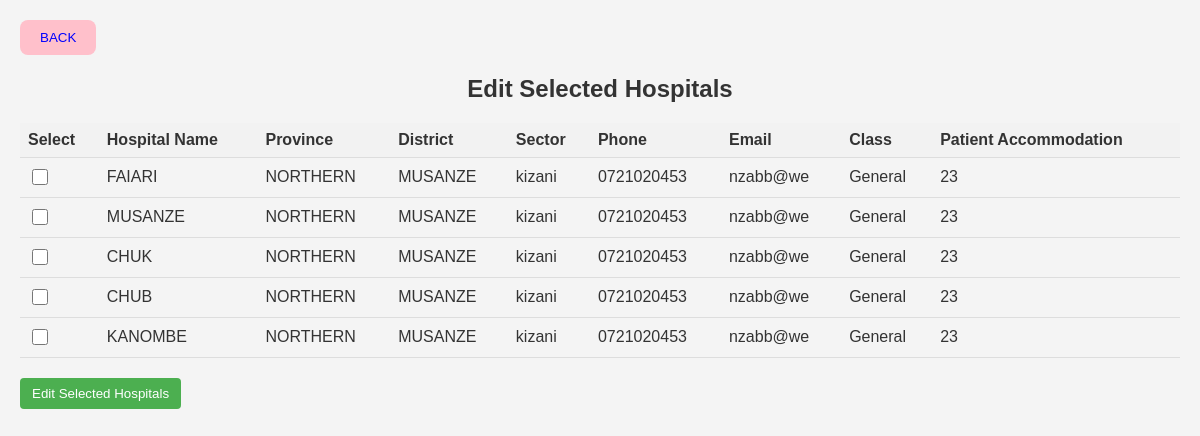
/healthyproject/selecthospitalstobedited.php, run on the app's committed database.
### tables this page shows
CREATE TABLE `hospital` (
  `id` int(11) NOT NULL,
  `name` varchar(255) NOT NULL,
  `province` varchar(255) NOT NULL,
  `district` varchar(255) NOT NULL,
  `sector` varchar(255) NOT NULL,
  `phone` varchar(255) NOT NULL,
  `email` varchar(255) NOT NULL,
  `class` varchar(255) NOT NULL,
  `patientacc` varchar(255) NOT NULL
);

### healthyproject/selecthospitalstobedited.php (the view, shortened to what this page needs)
<?php
$servername = "localhost";
$username = "root";
$password = "";
$dbname = "health";
$conn = new mysqli($servername, $username, $password, $dbname);
$sql = "SELECT * FROM hospital";
$result = $conn->query($sql);
?>
<!DOCTYPE html>
<html>
<head>
</head>
<body>
<a href="editdoctors.php">
<button class="custom-button">BACK </button>
        </a>
    <h2>Edit Selected Hospitals</h2>
    <form action="editandsavehospitals.php" method="post">
        <table>
            <tr>
                <th>Select</th>
                <th>Hospital Name</th>
                <th>Province</th>
                <th>District</th>
                <th>Sector</th>
                <th>Phone</th>
                <th>Email</th>
                <th>Class</th>
                <th>Patient Accommodation</th>
            </tr>
            <?php
            if ($result->num_rows > 0) {
                while ($row = $result->fetch_assoc()) {
                    echo "<tr>
                            <td>
                                <input type='checkbox' name='edit[]' value='" . $row['id'] . "'>
                            </td>
                            <td>" . $row['name'] . "</td>
                            <td>" . $row['province'] . "</td>
                            <td>" . $row['district'] . "</td>
                            <td>" . $row['sector'] . "</td>
                            <td>" . $row['phone'] . "</td>
                            <td>" . $row['email'] . "</td>
                            <td>" . $row['class'] . "</td>
                            <td>" . $row['patientacc'] . "</td>
                        </tr>";
                }
            } else {
                echo "<tr><td colspan='9'>No hospitals found</td></tr>";
            }
            ?>
        </table>
        <input type="submit" value="Edit Selected Hospitals">
    </form>
</body>
</html>

### healthyproject/selecthospitalstobedited.php (style rules this page uses)
body { font-family: Arial, sans-serif; background-color: #f4f4f4; margin: 0; padding: 20px; color: #333; }
h2 { text-align: center; margin-bottom: 20px; }
table { width: 100%; border-collapse: collapse; margin-bottom: 20px; }
th, td { padding: 8px; text-align: left; border-bottom: 1px solid #ddd; }
th { background-color: #f2f2f2; font-weight: bold; }
input[type="checkbox"] { width: 16px; height: 16px; }
input[type="submit"] { padding: 8px 12px; border: none; border-radius: 4px; background-color: #4caf50; color: white; cursor: pointer; }
.custom-button { border-radius: 8px; background-color: pink; color: blue; padding: 10px 20px; border: none; cursor: pointer position:fixed; }

### data on the page
hospital: name "FAIARI", province "NORTHERN", district "MUSANZE", sector "kizani", phone "0721020453", email "nzabb@we", class "General", patientacc "23"
hospital: name "MUSANZE", province "NORTHERN", district "MUSANZE", sector "kizani", phone "0721020453", email "nzabb@we", class "General", patientacc "23"
hospital: name "CHUK", province "NORTHERN", district "MUSANZE", sector "kizani", phone "0721020453", email "nzabb@we", class "General", patientacc "23"
hospital: name "CHUB", province "NORTHERN", district "MUSANZE", sector "kizani", phone "0721020453", email "nzabb@we", class "General", patientacc "23"
hospital: name "KANOMBE", province "NORTHERN", district "MUSANZE", sector "kizani", phone "0721020453", email "nzabb@we", class "General", patientacc "23"
